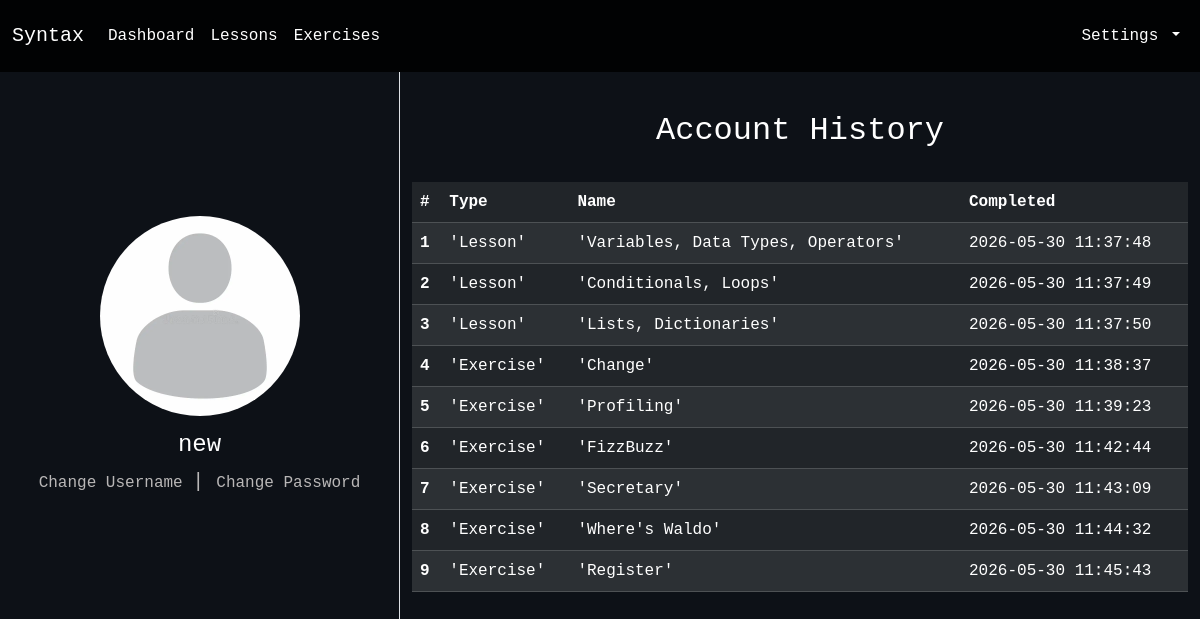
/account (signed in), run on the app's committed database.
### tables this page shows
CREATE TABLE history (id INTEGER PRIMARY KEY AUTOINCREMENT, 
act_type INTEGER NOT NULL, act_number INTEGER NOT NULL, timestamp NOT NULL, user_id INTEGER NOT NULL, FOREIGN KEY (user_id) REFERENCES users(id));

### app.py (the view)
@app.route('/account')
@login_required
def account():
    sql = get_db()
    db = sql[1]
    db.execute('SELECT * FROM history WHERE user_id = ?', (session['user_id'],))
    progress = db.fetchall()
    return render_template('account.html', username=session['username'], history=progress)

### helpers.py (called while the page is built)
def get_db():
    connection = connect('users.db')
    connection.row_factory = Row
    return [connection, connection.cursor()]

def login_required(f):
    @wraps(f)
    def decorated_function(*args, **kwargs):
        if session.get('user_id') is None:
            return redirect('/login')
        return f(*args, **kwargs)
    return decorated_function

### templates/account.html (shortened to what this page needs)
{% extends 'layoutLoginRequired.html' %}
{% block body %}
    <div class="container-fluid">
    <div class="row row-account">
        <div class="col col-md-4 left-col-account border-end">
            <div class='pfp-container'>
                <img class='pfp' src='static/assets/profile-picture.webp' alt='Profile Picture'>
            </div>
            <h4 class='account-username account-text'>
                {{ username }}
            </h4>
            <h5 class='change-label-container' style='color: rgb(185, 183, 183);'>
                <a class='change-label' href='/account/change-username'>
                    Change Username
                </a>
                |
                <a class='change-label' href='/account/change-password'>
                    Change Password
                </a>
            </h5>
        </div>
        <div class="col col-md-8 right-col-account">
            <h2 class='account-text history-label'>
                Account History
            </h2>
            <table class="table table-striped table-dark history-table">
            <thead>
                <tr>
                    <th scope="col">#</th>
                    <th scope="col">Type</th>
                    <th scope="col">Name</th>
                    <th scope="col">Completed</th>
                </tr>
            </thead>
            <tbody>
                {% for i in range(history|length) %}
                    <tr>
                        <th scope='row'>{{ i + 1 }}</th>
                        <td>
                            {% if history[i]['act_type'] == 0 %}
                                'Lesson'
                            {% else %}
                                'Exercise'
                            {% endif %}
                        </td>
                        <td>
                            {% if history[i]['act_type'] == 0 %}
                                {% if history[i]['act_number'] == 1 %}
                                    'Variables, Data Types, Operators'
                                {% elif history[i]['act_number'] == 2 %}
                                    'Conditionals, Loops'
                                {% elif history[i]['act_number'] == 3 %}
                                    'Lists, Dictionaries'
                                {% endif %}
                            {% else %}
                                {% if history[i]['act_number'] == 1 %}
                                    'Change'
                                {% elif history[i]['act_number'] == 2 %}
                                    'Profiling'
                                {% elif history[i]['act_number'] == 3 %}
                                    'FizzBuzz'
                                {% elif history[i]['act_number'] == 4 %}
                                    'Secretary'
                                {% elif history[i]['act_number'] == 5 %}
                                    'Where's Waldo'
                                {% elif history[i]['act_number'] == 6 %}
                                    'Register'
                                {% endif %}
                            {% endif %}
                        </td>
                        <td>
                            {{ history[i]['timestamp'] }}
                        </td>
                    </tr>
                {% endfor %}
            </tbody>
            </table>
        </div>
    </div>
    </div>
{% endblock %}

### static/style.css (style rules this page uses)
* { font-family: 'JetBrains Mono', monospace; box-sizing: border-box; }
.left-col-account, .right-col-account { width: 100%; }
.row-account { min-height: 100vh; }
.pfp { width: 200px; height: 200px; border-radius: 50%; object-fit: cover; }
.pfp-container { display: flex; justify-content: center; align-items: center; padding-top: 25vh; }
.account-text { color: white; }
.account-username { text-align: center; padding-top: 15px; padding-bottom: 2px; }
.history-label { margin-top: 12vh; text-align: center; margin-bottom: 4vh; }
.history-table { max-height: 80vh; overflow-y: auto; }
.change-label-container { text-align: center; }
.change-label { font-size: medium; color: rgb(185, 183, 183); text-decoration: none; }

### templates/layoutLoginRequired.html (style rules this page uses)
body { background-color: #0d1117; }

### data on the page
history: timestamp "2026-05-30 11:37:48"
history: timestamp "2026-05-30 11:37:49"
history: timestamp "2026-05-30 11:37:50"
history: timestamp "2026-05-30 11:38:37"
history: timestamp "2026-05-30 11:39:23"
history: timestamp "2026-05-30 11:42:44"
history: timestamp "2026-05-30 11:43:09"
history: timestamp "2026-05-30 11:44:32"
history: timestamp "2026-05-30 11:45:43"

### other printed values
{{ username }} "new"
{{ i + 1 }} "1" "2" "3" "4" "5" "6" "7" "8" "9"
